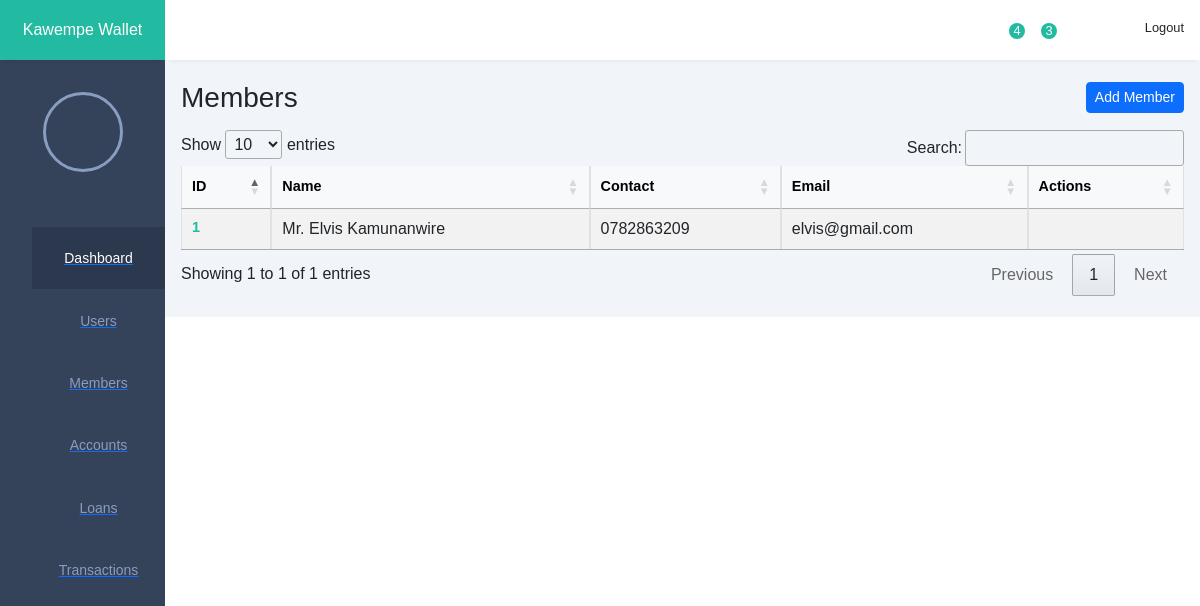
Before: /customers/ with the older database file.
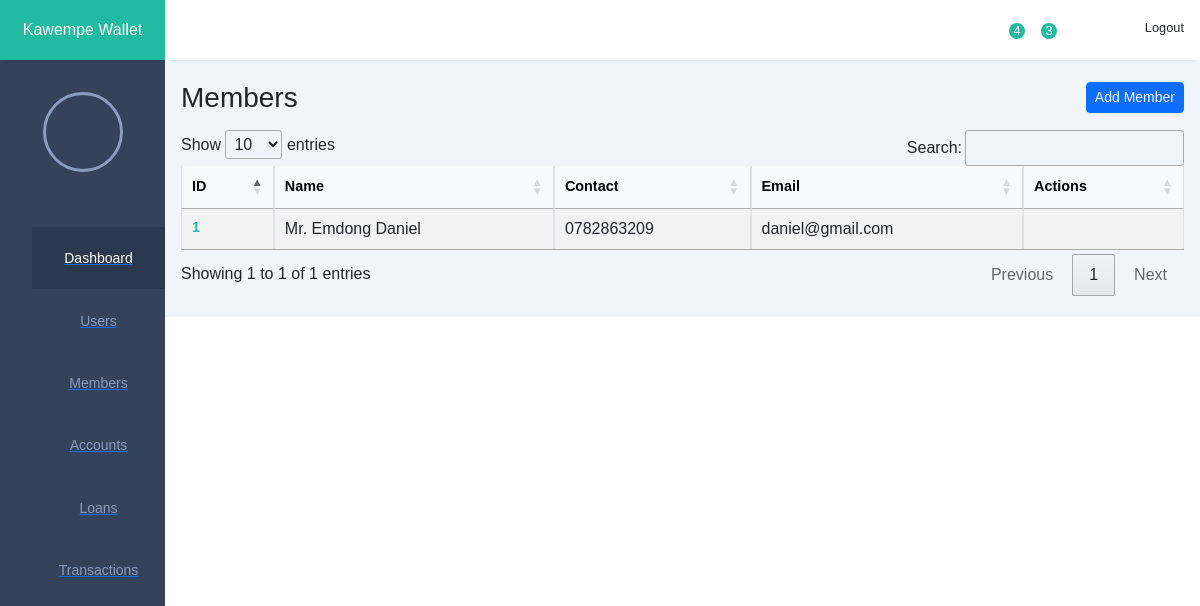
After: the same page with the newer database file.
### customers/models.py (models this page shows, shortened)
class Customer(models.Model):
    class Salutation(models.TextChoices):
        MR   = 'Mr',   _('Mr.')
        MRS  = 'Mrs',  _('Mrs.')
        MS   = 'Ms',   _('Ms.')
        DR   = 'Dr.',  _('Dr.')
        PROF = 'Prof.',_('Prof.')
        REV  = 'Rev.', _('Rev.')
    salutation    = models.CharField(
        max_length=5,
        choices=Salutation.choices,
        default=Salutation.MR
    )
    first_name    = models.CharField(max_length=100)
    middle_name   = models.CharField(
        max_length=100,
        blank=True,    # not required on forms
        null=True      # allows NULL in the DB
    )
    last_name     = models.CharField(max_length=100)
    id_number     = models.CharField(max_length=100)
    phone_number  = models.CharField(
        max_length=100,
        blank=True     # optional to supply
    )
    email         = models.EmailField(
        blank=True     # optional to supply
    )
    date_of_birth = models.DateField(
        blank=True,
        null=True
    )
    location       = models.CharField(max_length=100)

### customers/views.py (the view)
# urls.py: path('customers/', CustomerListView.as_view(), name='customer_list'),
class CustomerListView(ListView):
    model = Customer
    template_name = 'bank/customer_list.html'
    context_object_name = 'customers'

### templates/bank/customer_list.html (shortened to what this page needs)
{% extends 'base.html' %}
  {% block content %}
  <div class="d-flex justify-content-between align-items-center mb-3" >
  <h1 class="h3 m-0">Members</h1>
  <a href="{% url 'customer_add' %}" class="btn btn-primary btn-sm">
    Add Member
  </a>
</div>
  <table id="customers-table" class="table table-striped table-hover table-bordered">
    <thead class="table-light">
      <tr>
        <th>ID</th>
        <th>Name</th>
        <th>Contact</th>
        <th>Email</th>
        <th>Actions</th>
      </tr>
    </thead>
    <tbody>
      {% for customer in customers %}
      <tr>
        <td>{{ customer.id }}</td>
        <td>{{ customer.salutation }}. {{ customer.first_name }} {{ customer.last_name }}</td>
        <td>{{ customer.phone_number }}</td>
        <td>{{ customer.email }}</td>
            <td>
            </td>
      </tr>
      {% empty %}
      <tr>
        <td colspan="4">No customers found.</td>
      </tr>
      {% endfor %}
    </tbody>
  </table>
  {% endblock %}

Changed rows visible on the page:
changed Customer "Mr": first_name "Elvis" → "Emdong"; last_name "Kamunanwire" → "Daniel"; email "elvis@gmail.com" → "daniel@gmail.com"
